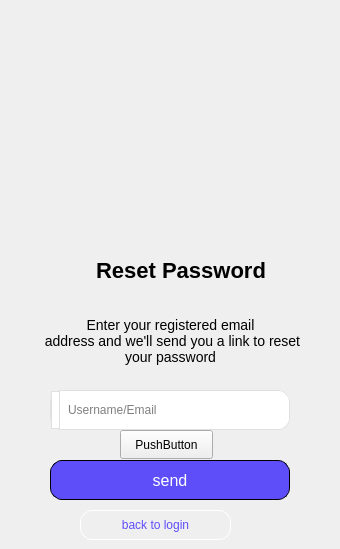
    <widget class="QWidget" name="forgetPasswrod">
     <widget class="QLabel" name="startLogo_5">
      <property name="geometry">
       <rect>
        <x>60</x>
        <y>90</y>
        <width>251</width>
        <height>151</height>
       </rect>
      </property>
      <property name="text">
       <string/>
      </property>
      <property name="pixmap">
       <pixmap resource="assets.qrc">:/logo/resources/StartVPNlogo.png.png</pixmap>
      </property>
      <property name="scaledContents">
       <bool>true</bool>
      </property>
      <property name="alignment">
       <set>Qt::AlignCenter</set>
      </property>
     </widget>
     <widget class="QLabel" name="loginLabel_5">
      <property name="geometry">
       <rect>
        <x>10</x>
        <y>305</y>
        <width>321</width>
        <height>71</height>
       </rect>
      </property>
      <property name="styleSheet">
       <string notr="true">font : 14px; color : Bold;</string>
      </property>
      <property name="text">
       <string>Enter your registered email
 address and we'll send you a link to reset  
your password</string>
      </property>
      <property name="alignment">
       <set>Qt::AlignCenter</set>
      </property>
     </widget>
     <widget class="QPushButton" name="btnSendEmail">
      <property name="geometry">
       <rect>
        <x>50</x>
        <y>460</y>
        <width>240</width>
        <height>40</height>
       </rect>
      </property>
      <property name="cursor">
       <cursorShape>PointingHandCursor</cursorShape>
      </property>
      <property name="styleSheet">
       <string notr="true">font : 16px;color: white;border: 1px solid; border-radius:12px; background-color: palette(base);background-color:#5E4EFA;</string>
      </property>
      <property name="text">
       <string>send</string>
      </property>
     </widget>
     <widget class="QWidget" name="usernameWidget_4" native="true">
      <property name="geometry">
       <rect>
        <x>50</x>
        <y>390</y>
        <width>240</width>
        <height>40</height>
       </rect>
      </property>
      <property name="styleSheet">
       <string notr="true">background-color:white;border-radius:12px;border:1px solid #E0E0E0;</string>
      </property>
      <layout class="QHBoxLayout" name="usernameLayout_4">
       <property name="leftMargin">
        <number>1</number>
       </property>
       <property name="topMargin">
        <number>1</number>
       </property>
       <property name="rightMargin">
        <number>1</number>
       </property>
       <property name="bottomMargin">
        <number>1</number>
       </property>
       <item>
        <widget class="QLabel" name="lblRresetEmail">
         <property name="styleSheet">
          <string notr="true"/>
         </property>
         <property name="text">
          <string/>
         </property>
         <property name="margin">
          <number>4</number>
         </property>
        </widget>
       </item>
       <item>
        <widget class="QLineEdit" name="lineEditResetPasswordEmail">
         <property name="font">
          <font>
           <bold>false</bold>
          </font>
         </property>
         <property name="styleSheet">
          <string notr="true">height:40px;border:none;</string>
         </property>
         <property name="placeholderText">
          <string>Username/Email</string>
         </property>
        </widget>
       </item>
      </layout>
     </widget>
     <widget class="QLabel" name="loginLabel_6">
      <property name="geometry">
       <rect>
        <x>50</x>
        <y>250</y>
        <width>262</width>
        <height>41</height>
       </rect>
      </property>
      <property name="styleSheet">
       <string notr="true">font : 22px; font-weight: bold;</string>
      </property>
      <property name="text">
       <string>Reset Password</string>
      </property>
      <property name="alignment">
       <set>Qt::AlignCenter</set>
      </property>
     </widget>
     <widget class="QPushButton" name="btnBackLogin">
      <property name="geometry">
       <rect>
        <x>80</x>
        <y>510</y>
        <width>151</width>
        <height>30</height>
       </rect>
      </property>
      <property name="cursor">
       <cursorShape>PointingHandCursor</cursorShape>
      </property>
      <property name="styleSheet">
       <string notr="true">QPushButton{
	qproperty-icon: url(:/logo/resources/back.png);
	qproperty-iconSize: 20px 20px;
	text-align:center;
	color:#5E4EFA;

	border:1px solid white;
	border-radius:12px;

}</string>
      </property>
      <property name="text">
       <string>back to login</string>
      </property>
     </widget>
     <widget class="QPushButton" name="btnResetPasswordLoader">
      <property name="geometry">
       <rect>
        <x>120</x>
        <y>430</y>
        <width>93</width>
        <height>29</height>
       </rect>
      </property>
      <property name="text">
       <string>PushButton</string>
      </property>
     </widget>
    </widget>
